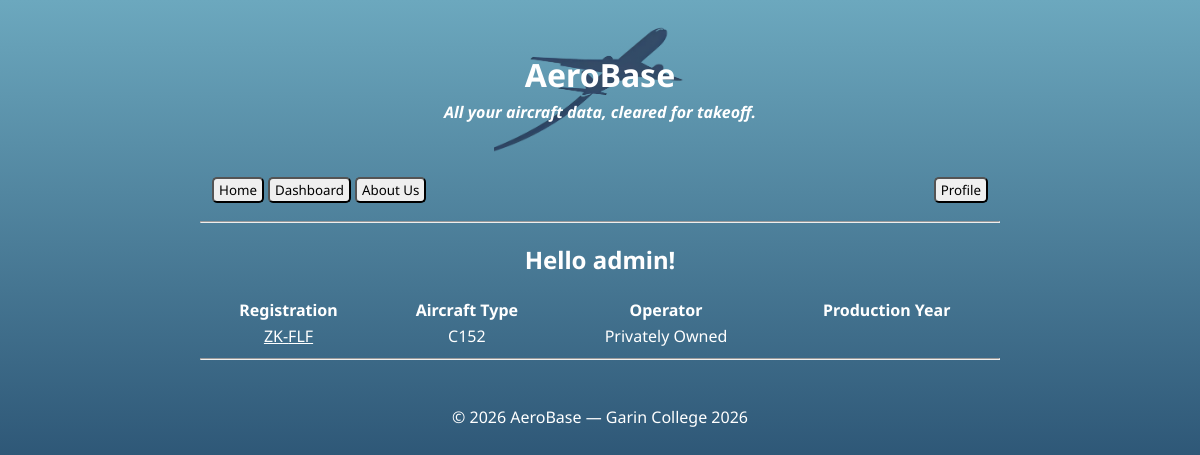
Screenshot of /database/aircraft (signed in) with the database file from the repository.
### app.py (models this page shows)
class Aircraft(db.Model):
    id = db.Column(db.Integer, primary_key = True)
    registration = db.Column(db.String(10), nullable = False)
    year_produced = db.Column(db.Integer, nullable = True)
    operator_id = db.Column(db.String(3), db.ForeignKey("operator.icao"), nullable=False)
    registration_prefix = db.Column(db.String(5), db.ForeignKey("registration_prefix.prefix"), nullable=False)
    manufacturer_id = db.Column(db.Integer, db.ForeignKey("manufacturer.manufacturer_id"), nullable=False)
    user_id = db.Column(db.Integer, db.ForeignKey("user.id"), nullable = True)
    date_time = db.Column(db.DateTime, server_default=db.func.now(), onupdate=db.func.now(), nullable=False)
    __table_args__ = ( # Checks that the combination of the prefix and registration are unique, so something like ZK-ABC can exist, but so can VH-ABC and not a second ZK-ABC.
        db.UniqueConstraint(
            "registration_prefix",
            "registration",
            name = "unique_registration"
        ),
    )
    operator = db.relationship(
        "Operator",
        back_populates = "aircrafts"
    )
    prefix = db.relationship(
        "RegistrationPrefix",
        back_populates = "aircrafts"
    )
    manufacturer = db.relationship(
        "Manufacturer",
        back_populates = "aircrafts"
    )
    user = db.relationship(
        "User",
        back_populates = "aircrafts"
    )

class Manufacturer(db.Model):
    manufacturer_id = db.Column(db.Integer, primary_key = True)
    type_icao = db.Column(db.String(4), nullable = False)
    manufacturer_name = db.Column(db.String(50), nullable = False)
    model_name = db.Column(db.String(50), nullable = False)
    wake_cat = db.Column(db.String(1), nullable = False)
    operators = db.relationship(
        "Operator",
        secondary = manufacturer_operator,
        back_populates = "manufacturers"
    )
    aircrafts = db.relationship(
        "Aircraft",
        back_populates = "manufacturer"
    )

class Operator(db.Model):
    icao = db.Column(db.String(3), primary_key = True)
    hub_icao = db.Column(db.String(4), nullable = False)
    year_founded = db.Column(db.Integer, nullable = False)
    operator_name = db.Column(db.String(25), nullable = False)
    user_id = db.Column(db.Integer, db.ForeignKey("user.id"), nullable = True)
    date_time = db.Column(db.DateTime, server_default=db.func.now(), onupdate=db.func.now(), nullable=False)
    manufacturers = db.relationship(
        "Manufacturer",
        secondary = manufacturer_operator,
        back_populates = "operators"
    )
    aircrafts = db.relationship(
        "Aircraft",
        back_populates = "operator"
    )
    user = db.relationship(
        "User",
        back_populates = "operators"
    )

### app.py (the view)
    @app.route("/database/aircraft")
    def dbaircraft():
        aircraft = Aircraft.query.order_by(Aircraft.operator_id, Aircraft.registration_prefix, Aircraft.registration).all() # Pulls all aircraft from the database
        if "user" in session:
            return render_template(
                "aircraft.html",
                page_title = "Database (Aircraft)",
                user=session["user"],
                aircrafts=aircraft
            )
        else:
            return redirect(url_for("login"))

### app.py (called while the page is built)
@app.context_processor
def inject_user():
   return{
       "logged_in": "user" in session
   }

### templates/aircraft.html (shortened to what this page needs)
{% extends "layout.html" %}
{% block content %}
<h2 style="color: #ffffff;">Hello {{user}}!</h2>
<table style="width: 100%; color:#ffffff;">
    <tr>
        <th>Registration</th>
        <th>Aircraft Type</th>
        <th>Operator</th>
        <th>Production Year</th>
    </tr>
    {% for aircraft in aircrafts %}
    <tr>
        <td><a href="/database/aircraft/{{ aircraft.id }}" style="color:#ffffff">{{aircraft.registration_prefix}}-{{aircraft.registration}}</a></td>
        <td>{{aircraft.manufacturer.type_icao}}</td>
        <td>{{aircraft.operator.operator_name}}</td>
        <td>
        </td>
    </tr>
    {% endfor %}
</table>
{% endblock %}

### static/style.css (style rules this page uses)
html { height:100%; }
body { font-family: 'Noto Sans', sans-serif; max-width: 800px; margin: 20px auto; background-image: linear-gradient(to bottom, #6ca8be, #001b42); background-repeat: no-repeat; background-attachment: fixed; text-align:center; }

### rows the page displays
Aircraft: registration_prefix "ZK", registration "FLF", manufacturer.type_icao "C152", operator.operator_name "Privately Owned"

### other values shown
{{ user }} "admin"
